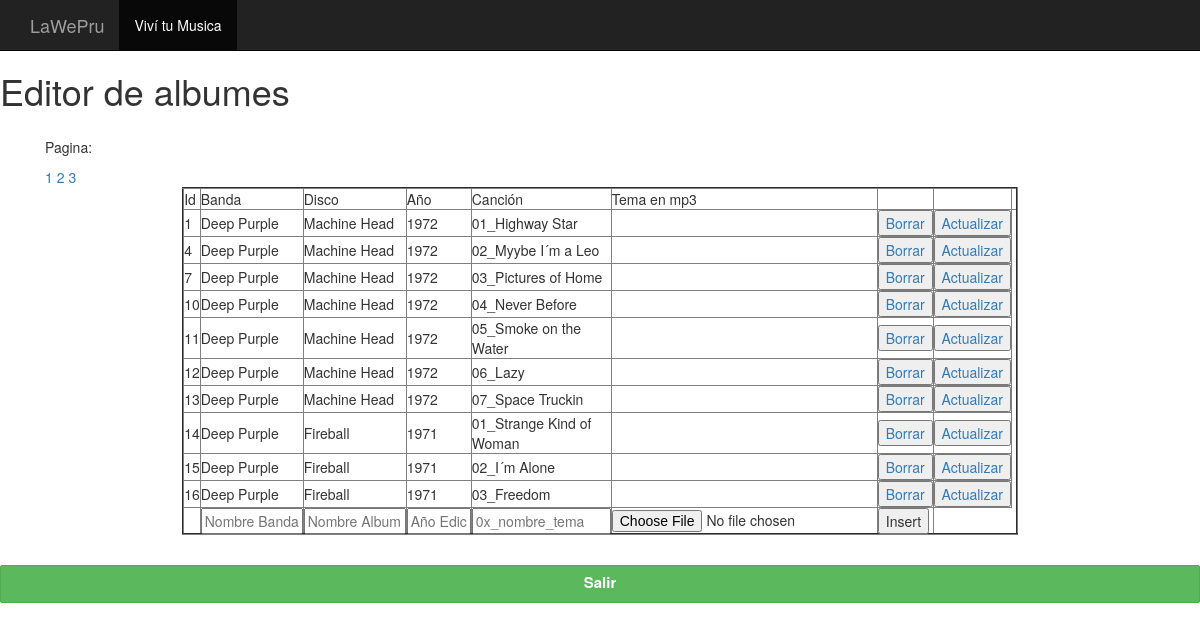
Page /principal/admin/subir_musica/index.php on the committed database.
### tables this page shows
CREATE TABLE `discos` (
  `id` int(11) NOT NULL,
  `banda` varchar(30) NOT NULL,
  `disco` varchar(30) NOT NULL,
  `anio` varchar(11) NOT NULL,
  `cancion_1` varchar(30) NOT NULL,
  `ubicacion` varchar(50) NOT NULL
);

### principal/admin/subir_musica/index.php (the view, shortened to what this page needs)
<!doctype html>
<html>
<head>
    <link rel="stylesheet" href="../../bootstrap/css/bootstrap.min.css">
    <link rel="stylesheet" href="../../css/main.css">
</head>
<body>
    <?php
    include("../../header.php");
    include("coneccion.php");
    $tamagno_pagina = 10;
    if (isset($_GET["pagina"])) {
        if ($_GET["pagina"] == 1) {
            header("Location:index.php");
        } else {
            $pagina = $_GET["pagina"];
        }
    } else {
        $pagina = 1;
    }
    $empezar_desde = ($pagina - 1) * $tamagno_pagina;
    $sql_total = "SELECT * FROM discos";
    $resultado = $base->prepare($sql_total);
    $resultado->execute(array());
    $num_filas = $resultado->rowCount();
    $total_paginas = ceil($num_filas / $tamagno_pagina);
    $registros = $base->query("SELECT * FROM discos LIMIT $empezar_desde,$tamagno_pagina")->fetchAll(PDO::FETCH_OBJ);
    ?>
    <h1>Editor<span class="subtitulo"> de albumes</span></h1>
    <div class="wrapper">
        <div class="container">
            <div class="col-lg-12">
                <form action="<?php echo $_SERVER['PHP_SELF']; ?>" method="post" class="form-horizontal" enctype="multipart/form-data">
                    <table width="50%" border="2" align="center">
                        <div class="form-group">
                            <div class="col-sm-12">
                                <tr>
                                    <td>Id</td>
                                    <td class="primera_fila">Banda</td>
                                    <td class="primera_fila">Disco</td>
                                    <td class="primera_fila">Año</td>
                                    <td class="primera_fila">Canción</td>
                                    <td class="primera_fila">Tema en mp3</td>
                                    <td class="sin">&nbsp;</td>
                                    <td class="sin">&nbsp;</td>
                                    <td class="sin">&nbsp;</td>
                                </tr>
                                <?php
                                foreach ($registros as $persona) :
                                ?>
                                    <tr>
                                        <td><?php echo $persona->id ?> </td>
                                        <td><?php echo $persona->banda ?></td>
                                        <td><?php echo $persona->disco ?></td>
                                        <td><?php echo $persona->anio ?></td>
                                        <td><?php echo $persona->cancion_1 ?></td>
                                        <td><?php echo $persona->mp_3 ?></td>
                                        <td class="bot"><a href="borrar.php?id=<?php echo $persona->id ?>"><input type='button' name='del' id='del' value='Borrar'></a></td>
                                        <td class='bot'><a href="editar.php?id=<?php echo $persona->id
                                                                                ?> & banda=<?php echo $persona->banda ?>
                                                                                   & disco=<?php echo $persona->disco ?>
                                                                                   & anio=<?php echo $persona->anio ?>
                                                                                   & cancion_1=<?php echo $persona->cancion_1  ?>
                                                                                   & mp_3=<?php echo $persona->mp_3 ?>">
                                                <input type='button' name='up' id='up' value='Actualizar'></a></td>
                                    </tr>
                                <?php
                                endforeach;
                                ?>
                                <tr>
                                    <td></td>
                                    <td><input type='text' name='Banda' size='10' class='centrado' placeholder="Nombre Banda"></td>
                                    <td><input type='text' name='Disco' size='10' class='centrado' placeholder="Nombre Album"></td>
                                    <td><input type='text' name='Anio' size='5' class='centrado' placeholder="Año Edicion"></td>
                                    <td><input type='text' name='Cancion_1' size='15' class='centrado' placeholder="0x_nombre_tema"></td>
                                    <td><input type="file" name="Mp_3" size="10" class="centrado"></td>
                                    <td class='bot'><input type='submit' name='cr' id='cr' value='Insert'></td>
                                <tr>
                                    <?php
                                    echo "<p>Pagina:</p>";
                                    for ($i = 1; $i <= $total_paginas; $i++) {
                                        echo "<a href='?pagina=" . $i . "'> " . $i  . "</a> ";
                                    }
                                    ?>
                                </tr>
                            </div>
                        </div>
                    </table>
                </form>
            </div>
        </div>
    </div>
    <p>&nbsp;</p>
    <div>
        <a href="../index.php" class="btn btn-success btn-block">Salir</a>
    </div>
</body>
</html>

### principal/css/main.css (style rules this page uses)
.form-control, .btn { min-height: 38px; border-radius: 2px; }
.btn { font-size: 15px; font-weight: bold; }

### rows in the picture
discos: id "1", banda "Deep Purple", disco "Machine Head", anio "1972", cancion_1 "01_Highway Star"
discos: id "4", banda "Deep Purple", disco "Machine Head", anio "1972", cancion_1 "02_Myybe I´m a Leo"
discos: id "7", banda "Deep Purple", disco "Machine Head", anio "1972", cancion_1 "03_Pictures of Home"
discos: id "10", banda "Deep Purple", disco "Machine Head", anio "1972", cancion_1 "04_Never Before"
discos: id "11", banda "Deep Purple", disco "Machine Head", anio "1972", cancion_1 "05_Smoke on the Water"
discos: id "12", banda "Deep Purple", disco "Machine Head", anio "1972", cancion_1 "06_Lazy"
discos: id "13", banda "Deep Purple", disco "Machine Head", anio "1972", cancion_1 "07_Space Truckin"
discos: id "14", banda "Deep Purple", disco "Fireball", anio "1971", cancion_1 "01_Strange Kind of Woman"
discos: id "15", banda "Deep Purple", disco "Fireball", anio "1971", cancion_1 "02_I´m Alone"
discos: id "16", banda "Deep Purple", disco "Fireball", anio "1971", cancion_1 "03_Freedom"
